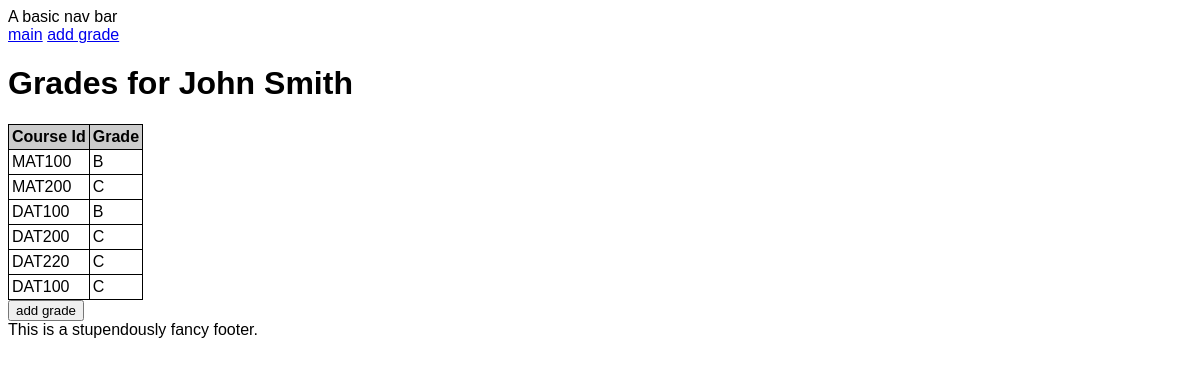
Page /student/111111 on the committed database.
### tables this page shows
CREATE TABLE students (
                                student_no INTEGER PRIMARY KEY,
                                name TEXT NOT NULL
                            );

CREATE TABLE grades (
                                id INTEGER PRIMARY KEY,
                                student_no INTEGER NOT NULL,
                                course_id TEXT NOT NULL,
                                grade TEXT NOT NULL,
                                FOREIGN KEY (student_no) REFERENCES students (student_no),
                                FOREIGN KEY (course_id) REFERENCES courses (id)
                            );

### app.py (the view)
@app.route("/student/<student_no>")
def student(student_no):
    conn = get_db()
    student_name = select_student(conn, int(student_no))
    student = {"student_no": student_no, "name": student_name}
    grades = select_student_grades(conn, student_no)
    return render_template("student.html", student=student, grades=grades)

### app.py (called while the page is built)
def get_db():
    db = getattr(g, '_database', None)
    if db is None:
        db = g._database = sqlite3.connect(DATABASE)
    return db

@app.teardown_appcontext
def close_connection(exception):
    db = getattr(g, '_database', None)
    if db is not None:
        db.close()

### setup_db.py (called while the page is built)
def select_student_grades(conn, student_no):
    cur = conn.cursor()
    cur.execute("SELECT course_id, grade FROM grades WHERE student_no=?", (student_no,))
    grades = []
    for (id, grade) in cur:
        grades.append({
            "course_id": id,
            "grade": grade.strip()
        })
    return grades

def select_student(conn, student_no):
    cur = conn.cursor()
    cur.execute("SELECT name FROM students WHERE student_no=?", (student_no,))
    student_name, = cur.fetchone()
    print(student_name)
    return student_name

### templates/student.html (shortened to what this page needs)
{% extends "base.html" %} {% block heading %}Grades for {{student.name}}{%
endblock %} {% block container %}
<table>
  <thead>
    <tr>
      <th>Course Id</th>
      <th>Grade</th>
    </tr>
  </thead>
  <tbody>
    {% for grade in grades %}
    <tr>
      <td>{{ grade.course_id }}</td>
      <td>{{ grade.grade }}</td>
    </tr>
    {% endfor %}
  </tbody>
</table>
<form action="{{ url_for('add_grade') }}" method="get">
  <input type="submit" value="add grade" />
</form>
{% endblock %}

### static/style.css (style rules this page uses)
* { font-family: Verdana, Arial, sans-serif; }
table { border-collapse: collapse; }
th { background-color: #cccccc; text-align: left; }
td, th { border: 1px solid black; padding: 3px; }

### rows in the picture
students: name "John Smith"
grades: course_id "MAT100", grade "B"
grades: course_id "MAT200", grade "C"
grades: course_id "DAT100", grade "B"
grades: course_id "DAT200", grade "C"
grades: course_id "DAT220", grade "C"
grades: course_id "DAT100", grade "C"
